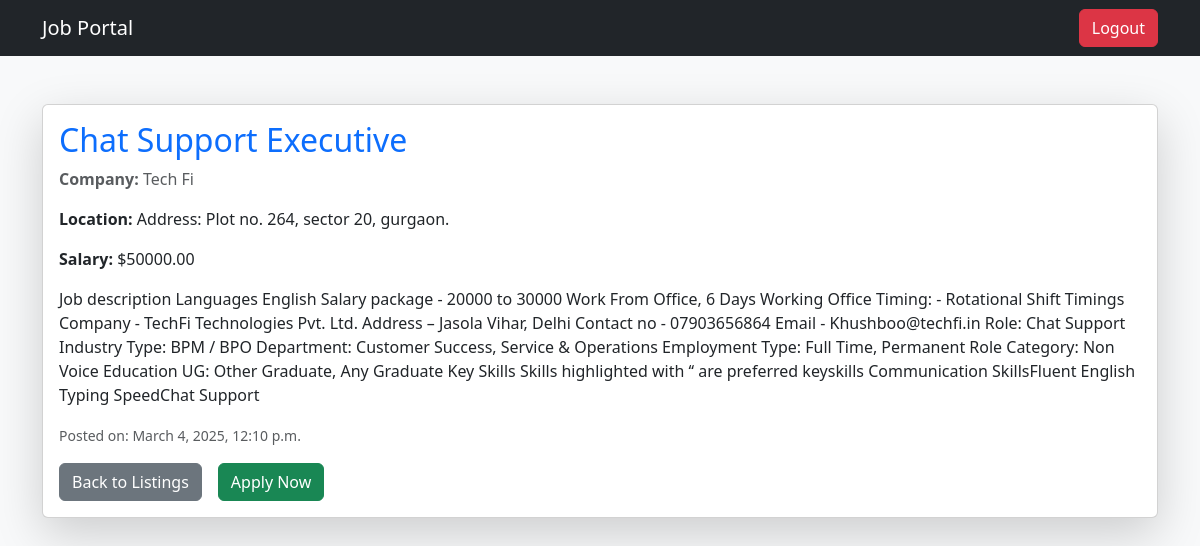
/job/3/ (signed in), run on the app's committed database.
### jobs/models.py (models this page shows, shortened)
class Job(models.Model):
    JOB_TYPES = [
        ('Full-time', 'Full-time'),
        ('Part-time', 'Part-time'),
        ('Remote', 'Remote'),
        ('Contract', 'Contract'),
    ]
    title = models.CharField(max_length=200)
    description = models.TextField()
    company = models.CharField(max_length=200)
    location = models.CharField(max_length=100)
    salary = models.DecimalField(max_digits=10, decimal_places=2, null=True, blank=True)
    job_type = models.CharField(max_length=20, choices=JOB_TYPES, default='Full-time')
    apply_link = models.URLField(blank=True, null=True)
    posted_on = models.DateTimeField(auto_now_add=True)
    class Meta:
        ordering = ['-posted_on']  # Show latest jobs first

### jobs/views.py (the view)
# urls.py: path('job/<int:job_id>/', job_detail, name='job_detail'),
@login_required
def job_detail(request, job_id):
    job = get_object_or_404(Job, id=job_id)
    return render(request, 'job_detail.html', {'job': job})

### jobs/templates/job_detail.html (shortened to what this page needs)
<!DOCTYPE html>
<html lang="en">
<head>
    <link href="https://cdn.jsdelivr.net/npm/bootstrap@5.3.0/dist/css/bootstrap.min.css" rel="stylesheet">
</head>
<body class="bg-light">
    <nav class="navbar navbar-expand-lg navbar-dark bg-dark">
        <div class="container">
            <a class="navbar-brand" href="{% url 'job_list' %}">Job Portal</a>
            <div class="d-flex">
                <a href="{% url 'logout' %}" class="btn btn-danger">Logout</a>
            </div>
        </div>
    </nav>
    <div class="container mt-5">
        <div class="card shadow-lg">
            <div class="card-body">
                <h2 class="card-title text-primary">{{ job.title }}</h2>
                <p class="text-muted"><strong>Company:</strong> {{ job.company }}</p>
                <p><strong>Location:</strong> {{ job.location }}</p>
                <p><strong>Salary:</strong> ${{ job.salary }}</p>
                <p>{{ job.description }}</p>
                <p class="text-muted"><small>Posted on: {{ job.posted_on }}</small></p>
                <div class="d-flex gap-3 mt-3">
                    <a href="{% url 'job_list' %}" class="btn btn-secondary">Back to Listings</a>
                    {% if user.is_authenticated %}
                        <a href="{% url 'apply_job' job.id %}" class="btn btn-success">Apply Now</a>
                    {% else %}
                        <a href="{% url 'login' %}" class="btn btn-primary">Login to Apply</a>
                    {% endif %}
                </div>
            </div>
        </div>
    </div>
</body>
</html>

### data on the page
Job: title "Chat Support Executive", company "Tech Fi", location "Address: Plot no. 264, sector 20, gurgaon.", salary "50000.00", description "Job description Languages English Salary package - 20000 to 30000 Work From Office, 6 Days Working Office Timing: - Rotational Shift Timings Company - TechFi Technologies Pvt. Ltd. Address – Jasola Vihar, Delhi Contact no - 07903656864 Email - Khushboo@techfi.in Role: Chat Support Industry Type: BPM / BPO Department: Customer Success, Service & Operations Employment Type: Full Time, Permanent Role Category: Non Voice Education UG: Other Graduate, Any Graduate Key Skills Skills highlighted with ‘‘ are preferred keyskills Communication SkillsFluent English Typing SpeedChat Support", posted_on "March 4, 2025, 12:10 p.m."
